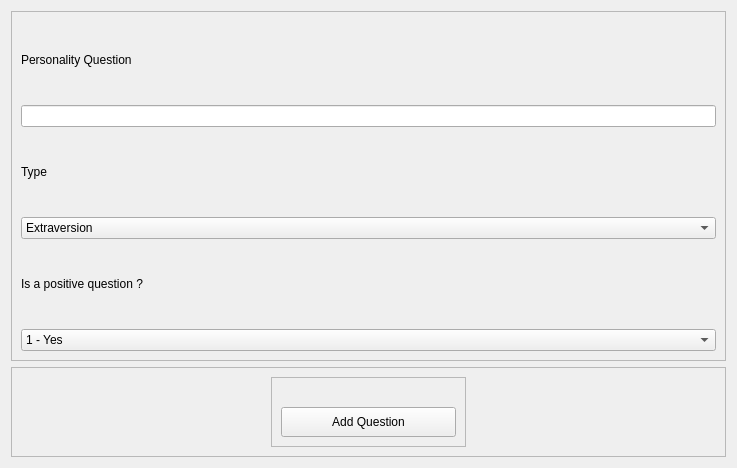
      <widget class="QWidget" name="personality">
       <property name="minimumSize">
        <size>
         <width>175</width>
         <height>0</height>
        </size>
       </property>
       <property name="styleSheet">
        <string notr="true">QLabel {
	font: 11pt &quot;Lucida Sans&quot;;
}</string>
       </property>
       <layout class="QVBoxLayout" name="verticalLayout_11">
        <item>
         <widget class="QFrame" name="pageFrame_3">
          <property name="minimumSize">
           <size>
            <width>350</width>
            <height>350</height>
           </size>
          </property>
          <property name="frameShape">
           <enum>QFrame::StyledPanel</enum>
          </property>
          <property name="frameShadow">
           <enum>QFrame::Raised</enum>
          </property>
          <layout class="QVBoxLayout" name="verticalLayout_7">
           <item>
            <widget class="QLabel" name="label_21">
             <property name="text">
              <string>Personality Question</string>
             </property>
            </widget>
           </item>
           <item>
            <widget class="QLineEdit" name="personalityQuestion"/>
           </item>
           <item>
            <widget class="QLabel" name="label_16">
             <property name="text">
              <string>Type</string>
             </property>
            </widget>
           </item>
           <item>
            <widget class="QComboBox" name="type">
             <item>
              <property name="text">
               <string>Extraversion</string>
              </property>
             </item>
             <item>
              <property name="text">
               <string>Openness</string>
              </property>
             </item>
             <item>
              <property name="text">
               <string>Agreeableness</string>
              </property>
             </item>
             <item>
              <property name="text">
               <string>Conscientiousness</string>
              </property>
             </item>
             <item>
              <property name="text">
               <string>Neuroticism</string>
              </property>
             </item>
            </widget>
           </item>
           <item>
            <widget class="QLabel" name="label_19">
             <property name="text">
              <string>Is a positive question ?</string>
             </property>
            </widget>
           </item>
           <item>
            <widget class="QComboBox" name="isPositiveQuestion">
             <item>
              <property name="text">
               <string>1 - Yes</string>
              </property>
             </item>
             <item>
              <property name="text">
               <string>0 - No</string>
              </property>
             </item>
            </widget>
           </item>
          </layout>
         </widget>
        </item>
        <item>
         <widget class="QFrame" name="footer_3">
          <property name="maximumSize">
           <size>
            <width>16777215</width>
            <height>150</height>
           </size>
          </property>
          <property name="frameShape">
           <enum>QFrame::StyledPanel</enum>
          </property>
          <property name="frameShadow">
           <enum>QFrame::Raised</enum>
          </property>
          <layout class="QHBoxLayout" name="horizontalLayout_3">
           <item>
            <spacer name="horizontalSpacer_5">
             <property name="orientation">
              <enum>Qt::Horizontal</enum>
             </property>
             <property name="sizeType">
              <enum>QSizePolicy::Expanding</enum>
             </property>
             <property name="sizeHint" stdset="0">
              <size>
               <width>250</width>
               <height>20</height>
              </size>
             </property>
            </spacer>
           </item>
           <item>
            <widget class="QFrame" name="ButtonFrame_3">
             <property name="frameShape">
              <enum>QFrame::StyledPanel</enum>
             </property>
             <property name="frameShadow">
              <enum>QFrame::Raised</enum>
             </property>
             <layout class="QVBoxLayout" name="verticalLayout_6">
              <item>
               <widget class="QLabel" name="label_15">
                <property name="text">
                 <string/>
                </property>
               </widget>
              </item>
              <item>
               <widget class="QPushButton" name="AddPersonalityQuestionButton">
                <property name="minimumSize">
                 <size>
                  <width>175</width>
                  <height>30</height>
                 </size>
                </property>
                <property name="text">
                 <string>Add Question</string>
                </property>
               </widget>
              </item>
             </layout>
            </widget>
           </item>
           <item>
            <spacer name="horizontalSpacer_6">
             <property name="orientation">
              <enum>Qt::Horizontal</enum>
             </property>
             <property name="sizeType">
              <enum>QSizePolicy::Expanding</enum>
             </property>
             <property name="sizeHint" stdset="0">
              <size>
               <width>250</width>
               <height>20</height>
              </size>
             </property>
            </spacer>
           </item>
          </layout>
         </widget>
        </item>
       </layout>
      </widget>
